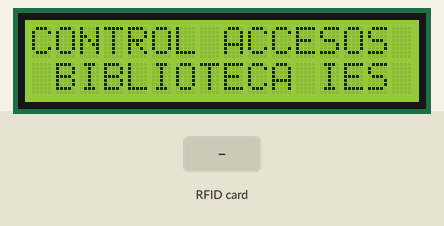
Recording of a sketch running on a simulated ESP8266 (NodeMCU). Shown: 16×2 character LCD. Inputs (shaded band) come from the test bench. What the sketch prints to the serial monitor is not drawn.

Above: at 0.3 s.
At 3.4 s:
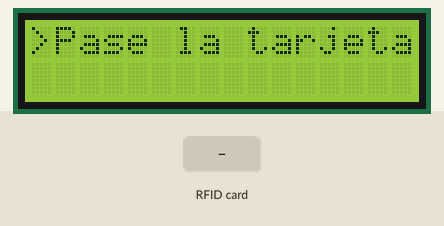
3.5 s: RFID card 9A FB 24 C9 held to the reader
At 5.2 s:
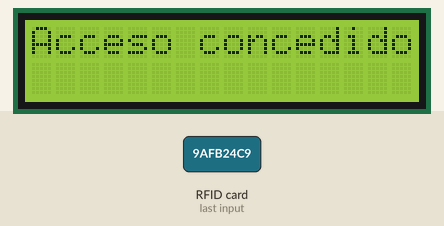
Timing chart, 0 to 6.7 s (numbered marks = the images above; inputs shaded):
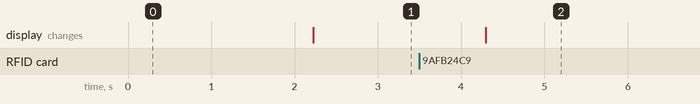

The sketch:

test_RFID_LCD.ino
```cpp
#include <SPI.h>
#include <MFRC522.h>
#include <LiquidCrystal_I2C.h>

LiquidCrystal_I2C lcd(0x27, 16, 2);

#define RST_PIN D0
#define SS_PIN D4


MFRC522 mfrc522(SS_PIN, RST_PIN);


void setup() {

  Serial.begin(9600);
  SPI.begin();
  mfrc522.PCD_Init();
  lcd.begin(16,2);
  lcd.init();
  lcd.backlight();
  lcd.setCursor(0, 0);
  lcd.print("CONTROL ACCESOS");  // Print HELLO to the screen, starting at 0,0.
  lcd.setCursor(0, 1);    // Move the cursor to the next line and print
  lcd.print(" BIBLIOTECA IES ");     // WORLD.
  delay(2000);

}

void loop() {
  lcd.clear();
  lcd.home ();
  lcd.print(">Pase la tarjeta");

   delay (1000);
   // Busca una tarjeta
  if ( ! mfrc522.PICC_IsNewCardPresent())
  {
    return;
  }
  // Seleciona una de las tarjetas
  if ( ! mfrc522.PICC_ReadCardSerial())
  {
    return;
  }
  //Muestra el UID de la  tarjeta en el monitor serie
  Serial.println();
  Serial.print("Etiqueta UID :");
  String tarjeta= "";

  for (byte i = 0; i < mfrc522.uid.size; i++)
  {
     Serial.print(mfrc522.uid.uidByte[i] < 0x10 ? " 0" : " ");
     Serial.print(mfrc522.uid.uidByte[i], HEX);
     tarjeta.concat(String(mfrc522.uid.uidByte[i] < 0x10 ? " 0" : " "));
     tarjeta.concat(String(mfrc522.uid.uidByte[i], HEX));
  }
  tarjeta.toUpperCase();
  Serial.println();
  if (tarjeta.substring(1) == "9A FB 24 C9", "F1 E1 D1 0E") //cambia el UID de la tarjeta a la cual qieras conceder acceso
  {
    Serial.println(" Acceso Concedido ");
    lcd.clear();
    lcd.home ();
    lcd.print("Acceso concedido");
    delay(3000);
  }

  else   {
    Serial.println(" Acceso Denegado ");
    lcd.clear();
    lcd.home ();
    lcd.print("Acceso Denegado");
    delay(3000);
  }
  delay(2000);
}
```

Measured:
- after the input at 3.5 s, the display: changes after 0.80 s (image 2)
